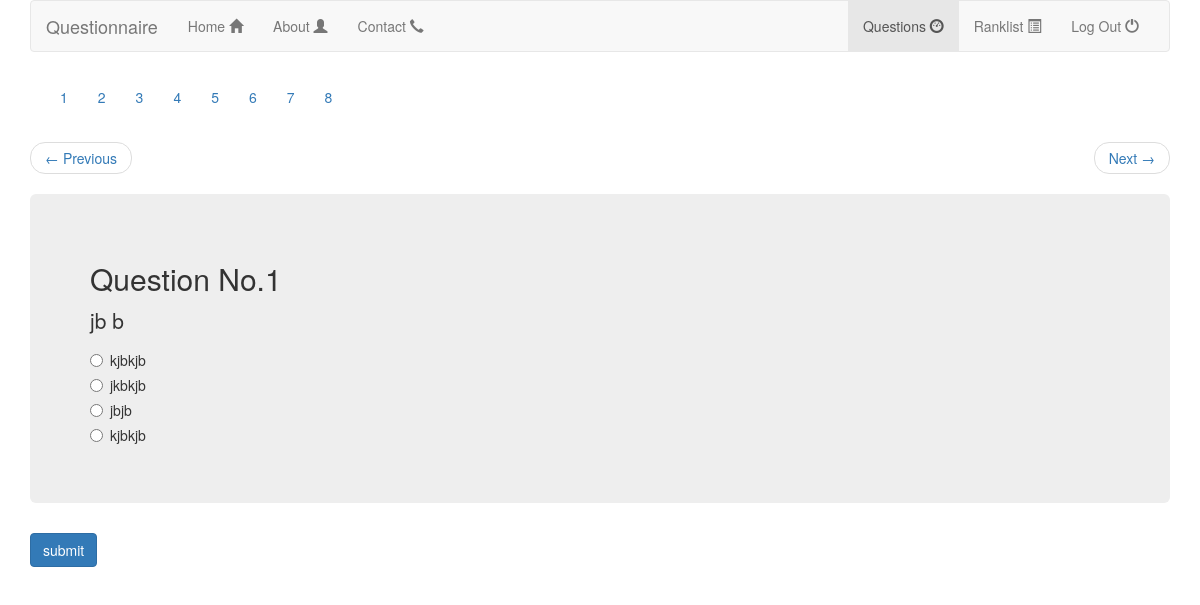
/main.php?data=1 (signed in), run on the app's committed database.
### tables this page shows
CREATE TABLE IF NOT EXISTS `question` (
  `id` int(11) NOT NULL AUTO_INCREMENT,
  `question` varchar(1000) NOT NULL,
  `opt1` varchar(1000) NOT NULL,
  `opt2` varchar(1000) NOT NULL,
  `opt3` varchar(1000) NOT NULL,
  `opt4` varchar(1000) NOT NULL,
  `optcr` varchar(1000) NOT NULL,
  PRIMARY KEY (`id`)
);

### main.php (the view, shortened to what this page needs)
<!DOCTYPE html>
<html lang="en"><head><meta http-equiv="Content-Type" content="text/html; charset=UTF-8">
    <link href="css/bootstrap.min.css" rel="stylesheet">
  </head>
  <body>
    <div class="container">
      <nav class="navbar navbar-default">
        <div class="container-fluid">
          <div class="navbar-header">
            <a class="navbar-brand" href="home.php">Questionnaire</a>
          </div>
          <div id="navbar" class="navbar-collapse collapse">
            <ul class="nav navbar-nav">
              <li><a href="home.php">Home <span class="glyphicon glyphicon-home"></a></li>
              <li ><a href="#">About <span class="glyphicon glyphicon-user"></span></a></li>
              <li><a href="#">Contact <span class="glyphicon glyphicon-earphone"></span></a></li>
            </ul>
            <ul class="nav navbar-nav navbar-right">
              <li class="active"><a href="#">Questions <span class="glyphicon glyphicon-dashboard"><span class="sr-only">(current)</span></a></li>
              <li><a href="ranklist.php?id=1">Ranklist <span class="glyphicon glyphicon-list-alt"></span></a></li>
              <li><a href="logout.php">Log Out <span class="glyphicon glyphicon-off"></span></a></li>
            </ul>
          </div>
        </div>
      </nav>
      <nav>
      <div id="navbar" class="navbar-collapse collapse">
            <ul class="nav navbar-nav">
			<?php
			$result1=mysql_query("select * from question");
			while($row=mysql_fetch_array($result1))
			{
				$query="main.php?data="."$row[id]";
				 echo " <li class=\"active\"><a href=\"$query\">".$row['id']."</a></li>
				";
			}
			?>
            </ul>
          </div>
      </nav>
			<?php
			$data=$_GET['data'];
			$result2=mysql_query("select * from question where id='$data'");
			while($row=mysql_fetch_array($result2))
			{
				$rown=$row['id'];
				$rown1=$rown-1;
				$rown2=$rown+1;
				$queryp="main.php?data="."$rown1";
				$queryn="main.php?data="."$rown2";
			echo "
      <nav>
        <ul class=\"pager\">
          <li class=\"previous\"><a href=\"$queryp\"><span aria-hidden=\"true\">&larr;</span> Previous</a></li>
          <li class=\"next\"><a href=\"$queryn\">Next <span aria-hidden=\"true\">&rarr;</span></a></li>
        </ul>
      </nav>
      <div class=\"jumbotron\">
        <h2>Question No.".$row['id']."</h2>
        <p>".$row['question']."</p>
		<form name=\"form1\" method=\"post\" action=\"#\">
        <div class=\"radio\">
          <label>
            <input type=\"radio\" name=\"optionsRadios\" id=\"optionsRadios2\" value=\"opt1\">
            ".$row['opt1']."
          </label>
        </div>
        <div class=\"radio\">
          <label>
            <input type=\"radio\" name=\"optionsRadios\" id=\"optionsRadios2\" value=\"opt2\">
            ".$row['opt2']."
          </label>
        </div>
        <div class=\"radio\">
          <label>
            <input type=\"radio\" name=\"optionsRadios\" id=\"optionsRadios2\" value=\"opt3\">
            ".$row['opt3']."
          </label>
        </div>
        <div class=\"radio\">
          <label>
            <input type=\"radio\" name=\"optionsRadios\" id=\"optionsRadios2\" value=\"opt4\">
            ".$row['opt4']."
          </label>
        </div>
      </div>
      <p>
          <input type=\"submit\" class=\"submit btn btn-primary\"  name=\"submit\" value=\"submit\"></input><br/>
        </p>
		</form>
			";
			}
		?>
    </div>
</body></html>

### data on the page
question: id "1", question "jb b", opt1 "kjbkjb", opt2 "jkbkjb", opt3 "jbjb", opt4 "kjbkjb"
question: id "2"
question: id "3"
question: id "4"
question: id "5"
question: id "6"
question: id "7"
question: id "8"
